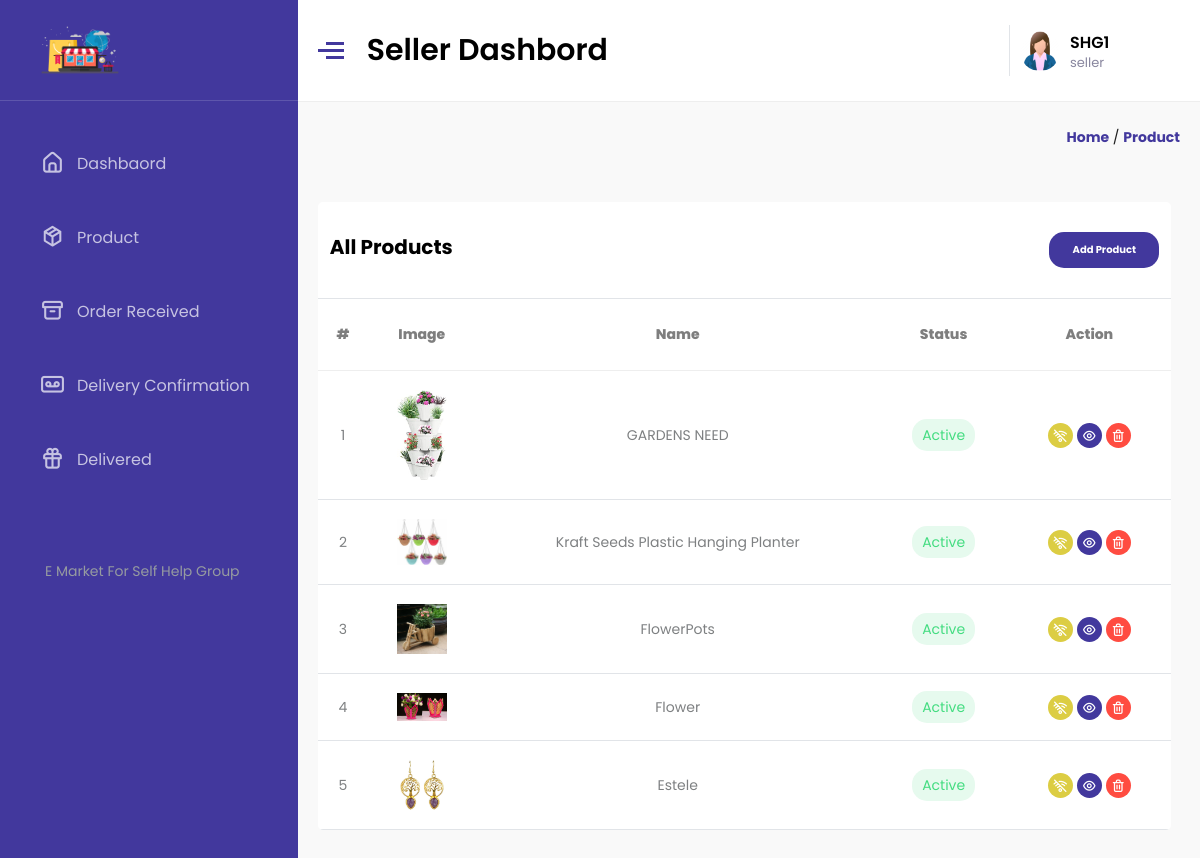
The app's page /seller/product.php (signed in) with its own data.
### tables this page shows
CREATE TABLE `product` (
  `id` int(11) NOT NULL,
  `cat_id` int(11) NOT NULL,
  `scat_id` int(11) NOT NULL,
  `product_name` varchar(255) NOT NULL,
  `img1` varchar(255) NOT NULL,
  `img2` varchar(255) NOT NULL,
  `img3` varchar(255) NOT NULL,
  `img4` varchar(255) NOT NULL,
  `price` float NOT NULL,
  `sell_price` float NOT NULL,
  `fa` float NOT NULL,
  `shrt_desc` text NOT NULL,
  `description` text NOT NULL,
  `qty` int(11) NOT NULL,
  `disclaimer` text NOT NULL,
  `isappp` int(11) NOT NULL,
  `isnew` tinyint(1) NOT NULL,
  `bs` tinyint(1) NOT NULL,
  `status` tinyint(1) NOT NULL,
  `added_by` int(11) NOT NULL,
  `belonging_city` int(11) NOT NULL,
  `tax` float NOT NULL,
  `sku` varchar(255) NOT NULL
);

### seller/product.php (the view)
<?php
 require('require/top.php');
?>
<div class="path">
    <div class="container">
        <a href="index.php">Home</a>
        /
        <a href="product.php">product</a>
    </div>
</div>
<div class="cartrow" id="catrow">
    <div class="gh">
        <div class="heading">
            <h3>All products</h3>
            <a href="add_product.php?b=1973">Add Product</a>
        </div>
        <div class="maincontainer">
            <table class="wishlist">
                <thead>
                    <th>#</th>
                    <th>Image</th>
                    <th>Name</th>
                    <th>Status</th>
                    <th>Action</th>
                </thead>
                <tbody>
                    <?php
                        $sellerid=$_SESSION['SELLER_ID'];
                        $query="select * from product where added_by='$sellerid' order by id desc";
                        $res=mysqli_query($con,$query);
                        $i=1;
                        while($row=mysqli_fetch_assoc($res)){
                        $st='';
                        $cb='';
                        $idd=$row['id'];
                        if($row['isappp']==0){
                            $st="<span class='badge ofd'> Pending </span>";
                        }else if($row['isappp']==2){
                            $st="<span class='badge red'> Rejected </span>";
                        }else if($row['status']==1){
                            $st="<span class='badge green'> Active </span>";
                            $cb='<a href="javascript:void(0)" class="nedit" onclick="product_acdc('.$idd.', 0)">
                            <i class="uil uil-wifi-slash"></i>
                        </a>';
                        }else{
                            $st="<span class='badge ofd'> Deactive </span>";
                            $cb='<a href="javascript:void(0)" class="edit" onclick="product_acdc('.$idd.', 1)">
                            <i class="uil uil-wifi"></i>
                            </a>';
                        }
                    ?>
                    <tr>
                        <td>
                            <?php echo $i; ?>
                        </td>
                        <td>
                            <a href="javascript:void(0)">
                            <img src="../media/product/<?php echo $row['img1']; ?>" alt="product" />
                            </a>
                        </td>
                        <td> <?php echo $row['product_name']; ?></td>
                        <td>
                            <?php echo $st; ?>
                        </td>
                        <td>
                            <div class="acn">
                            <?php echo $cb; ?>
                                <a href="product-detail.php?d=<?php echo $row['id']; ?>" class="view">
                                    <i class="uil uil-eye"></i>
                                </a>
                                <a href="" class="del">
                                    <i class="uil uil-trash-alt"></i>
                                </a>
                            </div>
                        </td>
                    </tr>
            <?php
                $i++;
            }
            ?>
                </tbody>
            </table>
        </div>
    </div>
</div>
<?php
    require("require/foot.php");
?>

### seller/assets/css/style.css (style rules this page uses)
* { margin: 0; padding: 0; -webkit-box-sizing: border-box; box-sizing: border-box; font-family: 'Poppins', sans-serif; }
html { font-size: 62.5%; }
body { background-color: #f9f9f9; }
a { color: #495057; text-transform: none; text-decoration: none; cursor: pointer; }
img { height: 100%; width: 100%; }
i { font-size: 1.8rem; cursor: pointer; }
.badge { padding: 0.6rem 1rem; border-radius: 15px; }
.green { background-color: #e6faee; color: #43dc80; }
.main .right-part .path { font-size: 14px; line-height: 1.4285em; color: rgba(0, 0, 0, 0.87); }
.main .right-part .path .container { width: 100%; padding: 2.5rem 2rem; text-align: right; }
.main .right-part .path .container a { color: #42389d; font-weight: 700; text-transform: capitalize; }
.right-part .cartrow { margin: 1.5rem 0; display: -webkit-box; display: -ms-flexbox; display: flex; -ms-flex-pack: distribute; justify-content: space-around; }
.right-part .cartrow .gh { width: 100%; padding: 1.5rem 2rem; }
.right-part .cartrow .gh .heading { padding: 3rem 1.2rem; display: -webkit-box; display: -ms-flexbox; display: flex; -webkit-box-pack: justify; -ms-flex-pack: justify; justify-content: space-between; background-color: #fff; width: 99%; border-radius: 5px 5px 0 0; border-bottom: 1px solid #e1e4e8; }
.right-part .cartrow .gh .heading h3 { font-size: 2rem; text-transform: capitalize; }
.right-part .cartrow .gh .heading a { min-width: 110px; padding: 1rem 0; background-color: #42389d; border-color: #42389d; color: #fff; border-radius: 15px; display: -webkit-box; display: -ms-flexbox; display: flex; -webkit-box-align: center; -ms-flex-align: center; align-items: center; -webkit-box-pack: center; -ms-flex-pack: center; justify-content: center; font-weight: 1.4px; font-weight: 700; }
.right-part .cartrow .gh .maincontainer { background-color: #fff; border-radius: 0 0 5px 5px; width: 99%; overflow-x: auto; }
.right-part .cartrow .gh .maincontainer table { min-height: 10rem; min-width: 70rem; }
.right-part .cartrow .gh .maincontainer table thead { font-size: 1.4rem; font-weight: 800; color: #7e7e7e; }
.right-part .cartrow .gh .maincontainer table thead th { padding: 2.5rem 1rem; border-bottom: 1px solid #eee; font-weight: 800; }
.right-part .cartrow .gh .maincontainer table tbody td { padding: 1.8rem 1rem; font-size: 1.4rem; text-align: center !important; color: #7e8082; border-bottom: 1px solid #e1e4e8; }
.right-part .cartrow .gh .maincontainer table tbody td a { display: -webkit-box; display: -ms-flexbox; display: flex; width: 5rem; margin: 0.1rem auto; }
.right-part .cartrow .gh .maincontainer table tbody td .acn { display: -webkit-box; display: -ms-flexbox; display: flex; -webkit-box-align: center; -ms-flex-align: center; align-items: center; -webkit-box-pack: center; -ms-flex-pack: center; justify-content: center; }
.right-part .cartrow .gh .maincontainer table tbody td .acn a { margin: 0; height: 2.5rem; width: 2.5rem; display: -webkit-box; display: -ms-flexbox; display: flex; -webkit-box-align: center; -ms-flex-align: center; align-items: center; -webkit-box-pack: center; -ms-flex-pack: center; justify-content: center; border-radius: 50%; margin: 0 0.2rem; }
.right-part .cartrow .gh .maincontainer table tbody td .acn a i { color: #fff; font-size: 1.5rem; }
.right-part .cartrow .gh .maincontainer table tbody td .acn .view { background-color: #42389d; }
.right-part .cartrow .gh .maincontainer table tbody td .acn .nedit { background-color: #dccd43; }
.right-part .cartrow .gh .maincontainer table tbody td .acn .del { background-color: #ff4c41; }
.right-part .cartrow .gh .maincontainer .wishlist { width: 100%; border-collapse: collapse; }

### records on screen
product: img1 (picture), product_name "GARDENS NEED", status "Active"
product: img1 (picture), product_name "Kraft Seeds Plastic Hanging Planter", status "Active"
product: img1 (picture), product_name "FlowerPots", status "Active"
product: img1 (picture), product_name "Flower", status "Active"
product: img1 (picture), product_name "Estele", status "Active"
